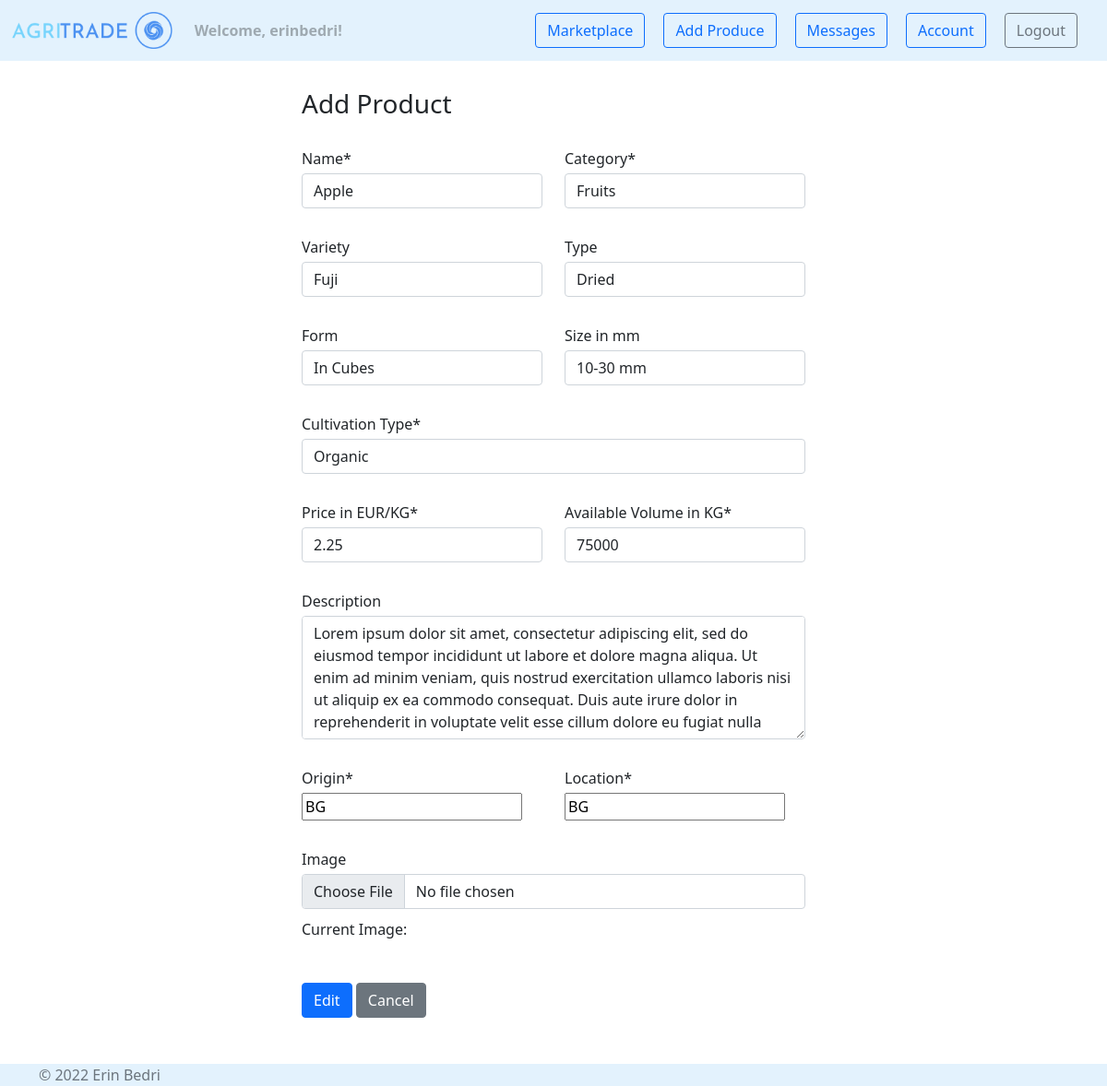
/marketplace/product-edit/9 (signed in), run on an earlier commit of the app's database.
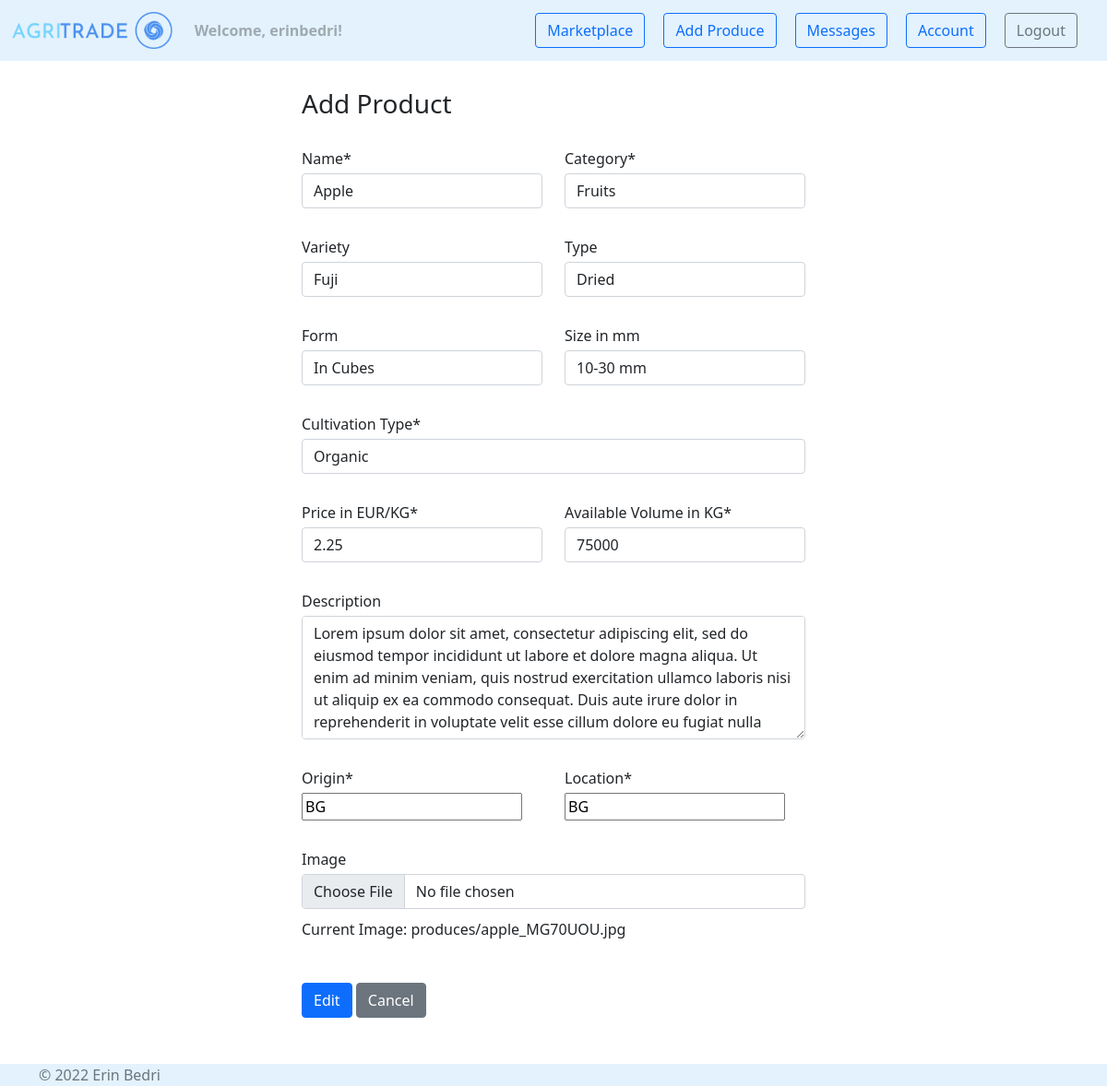
And on a later commit of the database.
### agri_trade/marketplace/models.py (models this page shows, shortened)
class Product(models.Model):
    PRODUCT_CATEGORY = [
        ('Cereals', 'Cereals'),
        ('Pulses', 'Pulses'),
        ('Nuts', 'Nuts'),
        ('Oilseeds', 'Oilseeds'),
        ('Sugar and starch', 'Sugar and starch'),
        ('Fiber Crops', 'Fiber Crops'),
        ('Beverages', 'Beverages'),
        ('Narcotics', 'Narcotics'),
        ('Spices', 'Spices'),
        ('Forages', 'Forages'),
        ('Vegetables', 'Vegetables'),
        ('Fruits', 'Fruits'),
    ]
    PRODUCT_TYPE_MAX_LEN = max([len(product_type[1]) for product_type in PRODUCT_CATEGORY])
    CULTIVATION_TYPES = [
        ('Organic', 'Organic'),
        ('Conventional', 'Conventional'),
        ('In Conversion', 'In Conversion'),
    ]
    CULTIVATION_TYPE_MAX_LEN = max([len(cultivation_type[1]) for cultivation_type in CULTIVATION_TYPES])
    NAME_MAX_LEN = 20
    VARIETY_MAX_LEN = 25
    TYPE_MAX_LEN = 25
    FORM_MAX_LEN = 25
    SIZE_MAX_LEN = 25
    AVAILABLE_VOLUME_MIN_VALUE = 0
    AVAILABLE_VOLUME_MAX_VALUE = 1000000
    PRICE_MIN_VALUE = 0
    DESCRIPTION_MAX_LEN = 500
    owner = models.ForeignKey(
        UserModel,
        on_delete=CASCADE)
    name = models.CharField(
        max_length=NAME_MAX_LEN,
    )
    category = models.CharField(
        max_length=PRODUCT_TYPE_MAX_LEN,
        choices=PRODUCT_CATEGORY,
    )
    variety = models.CharField(
        max_length=VARIETY_MAX_LEN,
        blank=True,
        null=True,
    )
    type = models.CharField(
        max_length=TYPE_MAX_LEN,
        blank=True,
        null=True,
    )
    form = models.CharField(
        max_length=FORM_MAX_LEN,
        blank=True,
        null=True,
    )
    size = models.CharField(
        max_length=SIZE_MAX_LEN,
        blank=True,
        null=True,
    )
    cultivation_type = models.CharField(
        max_length=CULTIVATION_TYPE_MAX_LEN,
        choices=CULTIVATION_TYPES,
    )
    available_volume = models.IntegerField(
        validators=[
            MinValueValidator(AVAILABLE_VOLUME_MIN_VALUE),
            MaxValueValidator(AVAILABLE_VOLUME_MAX_VALUE),
        ]
    )
    price = models.FloatField(
        validators=[
            MinValueValidator(PRICE_MIN_VALUE),
        ]
    )
    description = models.TextField(
        max_length=DESCRIPTION_MAX_LEN,
        blank=True,
        null=True,
    )
    origin = CountryField(
    )
    location = CountryField(
    )
    image = models.ImageField(
        null=True,
        blank=True,
        upload_to='produces',
        validators=(
            file_size,
        )
    )
    created_on = models.DateTimeField(
        auto_now_add=True
    )
    edited_on = models.DateTimeField(
        auto_now=True
    )

### agri_trade/marketplace/views.py (the view)
# urls.py: path('product-edit/<int:pk>', views.edit_product, name='edit product'),
@login_required
def edit_product(request, pk):
    product = get_object_or_404(Product, pk=pk)
    if request.user != product.owner:
        return redirect('marketplace:marketplace')
    if request.method == 'POST':
        form = EditProductForm(request.POST, request.FILES, instance=product)
        if form.is_valid():
            form.save()
            messages.success(request, 'Your product details were updates successfully!')
            return redirect('marketplace:marketplace')
        else:
            messages.error(request, 'Something went wrong! Please fix the form below.')
    else:
        form = EditProductForm(instance=product)
    context = {
        'product': product,
        'form': form,
    }
    return render(request, 'marketplace/edit_product.html', context)

### agri_trade/marketplace/templates/marketplace/edit_product.html (shortened to what the changed rows need)
{% extends 'web/base.html' %}
{% block content %}
    <div class="container" style="margin-top: 30px; margin-bottom: 50px">
        <div class="row justify-content-md-center">
            <div class="col-md-6">
                <form method="post" action="{% url 'marketplace:edit product' product.id %}"
                      enctype="multipart/form-data">
                    <div class="row" style="margin-top: 30px">
                        <div class="col">
                            <label class="mb-1" {% if form.name.errors %}style="color: red"{% endif %}>Name*</label>
                            {{ form.name }}
                        </div>
                        <div class="col">
                            <label class="mb-1" {% if form.category.errors %}style="color: red"{% endif %}>Category*</label>
                            {{ form.category }}
                        </div>
                    </div>
                    <div class="row" style="margin-top: 30px">
                        <div class="col">
                            <label class="mb-1" {% if form.variety.errors %}style="color: red"{% endif %}>Variety</label>
                            {{ form.variety }}
                        </div>
                        <div class="col">
                            <label class="mb-1" {% if form.type.errors %}style="color: red"{% endif %}>Type</label>
                            {{ form.type }}
                        </div>
                    </div>
                    <div class="row" style="margin-top: 30px">
                        <div class="col">
                            <label class="mb-1" {% if form.form.errors %}style="color: red"{% endif %}>Form</label>
                            {{ form.form }}
                        </div>
                        <div class="col">
                            <label class="mb-1" {% if form.size.errors %}style="color: red"{% endif %}>Size in mm</label>
                            {{ form.size }}
                        </div>
                    </div>
                    <div class="row" style="margin-top: 30px">
                        <div class="col">
                            <label class="mb-1" {% if form.cultivation_type.errors %}style="color: red"{% endif %}>Cultivation Type*</label>
                            {{ form.cultivation_type }}
                        </div>
                    </div>
                    <div class="row" style="margin-top: 30px">
                        <div class="col">
                            <label class="mb-1" {% if form.price.errors %}style="color: red"{% endif %}>Price in EUR/KG*</label>
                            {{ form.price }}
                        </div>
                        <div class="col">
                            <label class="mb-1" {% if form.available_volume.errors %}style="color: red"{% endif %}>Available Volume in KG*</label>
                            {{ form.available_volume }}
                        </div>
                    </div>
                    <div class="row" style="margin-top: 30px">
                        <div class="col">
                            <label class="mb-1" {% if form.description.errors %}style="color: red"{% endif %}>Description</label>
                            {{ form.description }}
                        </div>
                    </div>
                    <div class="row" style="margin-top: 30px">
                        <div class="col">
                            <label class="mb-1" {% if form.origin.errors %}style="color: red"{% endif %}>Origin*</label>
                            {{ form.origin }}
                        </div>
                        <div class="col">
                            <label class="mb-1" {% if form.location.errors %}style="color: red"{% endif %}>Location*</label>
                            {{ form.location }}
                        </div>
                    </div>
                    <div class="row" style="margin-top: 30px">
                        <div class="col">
                            <label class="mb-1" {% if form.image.errors %}style="color: red"{% endif %}>Image</label>
                            {{ form.image }}
                            <p style="margin-top: 10px">Current Image: {{ product.image }}</p>
                        </div>
                    </div>
                </form>
            </div>
        </div>
    </div>
{% endblock %}

What changed in the data, as far as the page shows it:
changed Product "Apple": image (not shown) → "produces/apple_MG70UOU.jpg"
